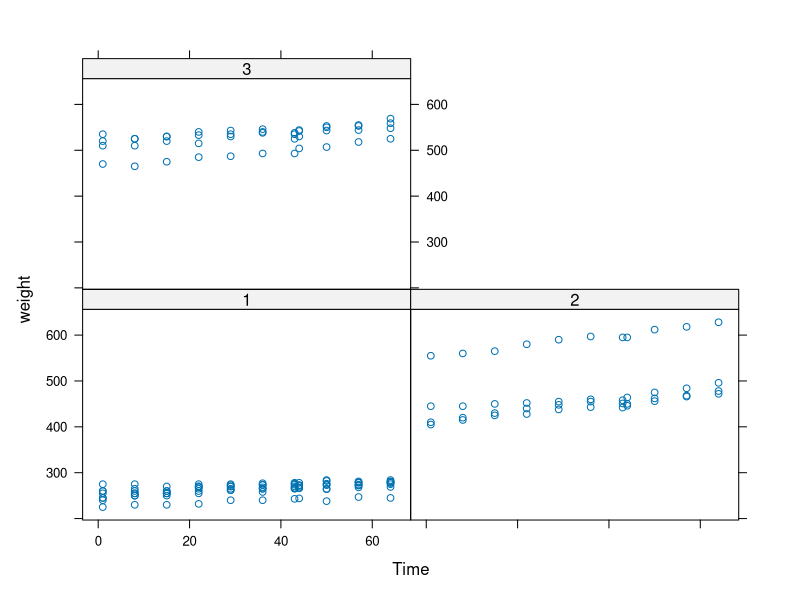
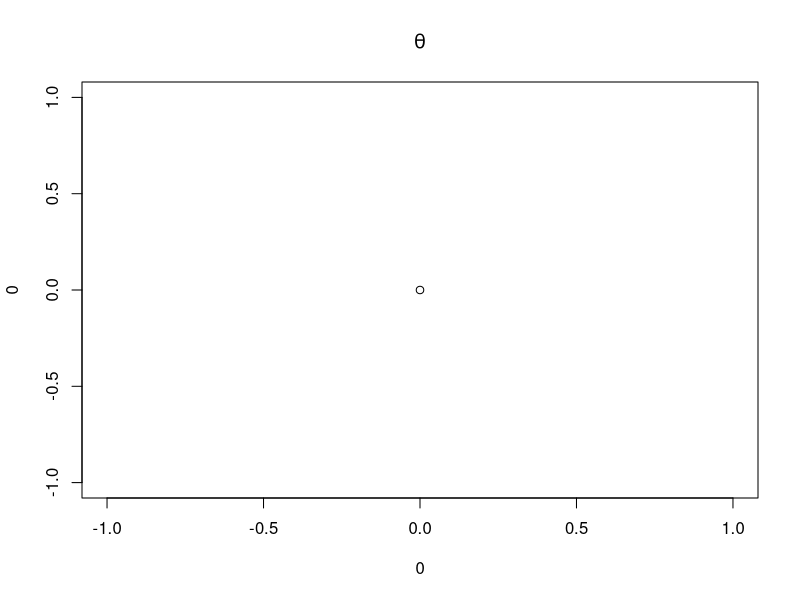
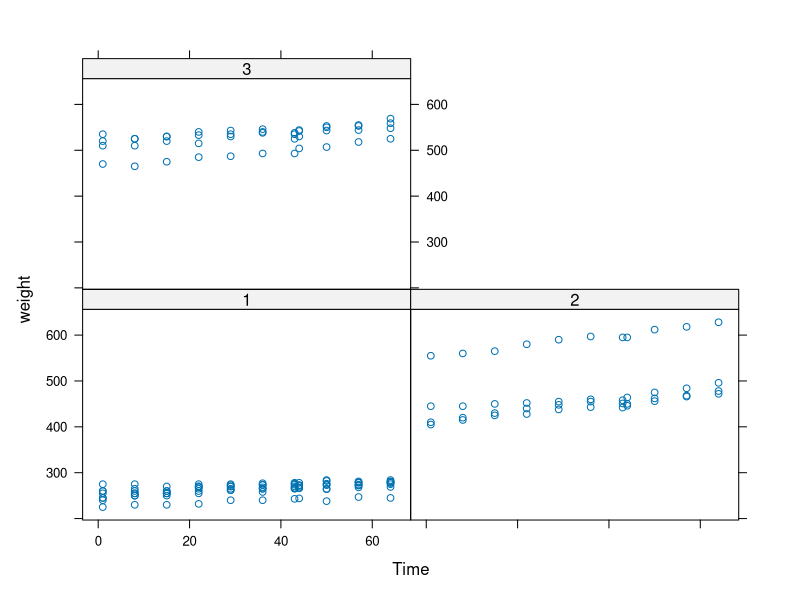

These figures' R source, in order:
?png
?file
?axis
?points
?gzfile


?jpeg
?windows
?postscript
?xfig

?histogram
?splom
?hist
?bwplot
?coplot
?barchart

?barplot
?plot
?boxplot
?text
?mtext

?par

library(lattice) 
attach(mtcars)

library(nlme)
library(lattice)
g <- xyplot(weight ~ Time | Diet, BodyWeight)
g


class(g)
?panel.lmline

?ltext

?plot
plot(0, 0, main = expression(theta))

set.seed(1)
rpois(5, 2)
?rpois

library(nlme)
library(lattice)
xyplot(weight ~ Time | Diet, BodyWeight)

?bitmap
?png
?quartz

?bwplot